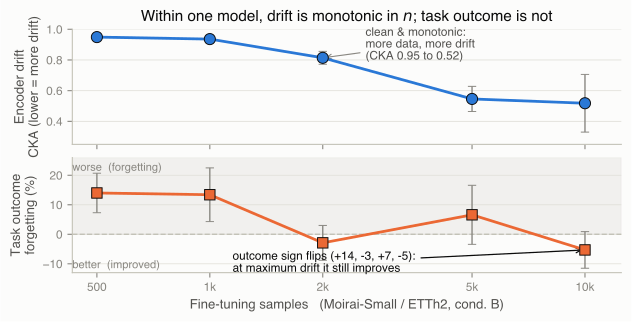

Write the Python code that produced this figure.
#!/usr/bin/env python3
"""
Fig. 2 (workshop version): the drift-utility dissociation, within a single model.

Two stacked panels sharing the x-axis (number of fine-tuning samples):
  (top)    encoder drift: CKA falls MONOTONICALLY, with tight error bars, as more
           data drives more drift.
  (bottom) task outcome: forgetting is NON-MONOTONIC (sign flips several times)
           and noisy.

A clean monotonic driver producing a sign-flipping, high-variance outcome is the
dissociation: drift magnitude does not determine whether fine-tuning helps or hurts.

DATA: exact values from the paper's Table tab:sample_sweep (ETTh2, h=96, condition B,
Moirai-Small). n=500-5,000 are 3-seed; n=10,000 is the 10-seed CUDA-deterministic
early-stopped run (mean best epoch 4.2). Means +/- 1 SD.

No dual axis (dataviz rule): two panels, one measure each.
"""
import numpy as np
from pathlib import Path
import matplotlib.pyplot as plt

# ---- ink / chrome (dataviz reference, light surface) ----
INK_PRIMARY   = "#0b0b0b"
INK_SECONDARY = "#52514e"
INK_MUTED     = "#898781"
GRID          = "#e1e0d9"
BASELINE      = "#c3c2b7"
SURFACE       = "#fcfcfb"
BLUE          = "#2a78d6"   # slot 1, drift
ORANGE        = "#eb6834"   # slot 6, outcome

# ---- paper Table tab:sample_sweep (ETTh2, h=96, cond B, Moirai-Small) ----
n       = np.array([500, 1000, 2000, 5000, 10000])
cka     = np.array([0.949, 0.936, 0.814, 0.546, 0.518])
cka_sd  = np.array([0.010, 0.025, 0.042, 0.082, 0.188])
forget  = np.array([14.0, 13.4, -2.9, 6.6, -5.3])   # % ; + worse, - better
fg_sd   = np.array([6.7,  9.1,  5.9, 10.0,  6.2])

plt.rcParams.update({
    "font.family": "sans-serif",
    "font.sans-serif": ["Helvetica", "Arial", "DejaVu Sans"],
    "svg.fonttype": "none",
})

fig, (axA, axB) = plt.subplots(2, 1, figsize=(6.2, 3.1), dpi=150, sharex=True,
                               constrained_layout=True,
                               gridspec_kw=dict(height_ratios=[1, 1]))
fig.patch.set_facecolor(SURFACE)
for ax in (axA, axB):
    ax.set_facecolor(SURFACE)
    ax.set_axisbelow(True)
    ax.grid(axis="y", color=GRID, lw=0.6)
    for s in ("top", "right"):
        ax.spines[s].set_visible(False)
    for s in ("left", "bottom"):
        ax.spines[s].set_color(BASELINE)
    ax.tick_params(colors=INK_MUTED, labelsize=8.5)

# ---------- Panel A: drift (CKA) ----------
axA.errorbar(n, cka, yerr=cka_sd, color=BLUE, lw=2.0, marker="o", ms=8,
             mec=INK_PRIMARY, mew=0.7, ecolor=INK_MUTED, elinewidth=1.0,
             capsize=3, zorder=3)
axA.set_ylabel("Encoder drift\nCKA (lower = more drift)", fontsize=9.5, color=INK_SECONDARY)
axA.set_ylim(0.25, 1.0)
axA.annotate("clean & monotonic:\nmore data, more drift\n(CKA 0.95 to 0.52)",
             (2000, 0.814), (2600, 0.90), fontsize=8.5, color=INK_SECONDARY,
             ha="left", va="center", linespacing=1.1,
             arrowprops=dict(arrowstyle="->", color=INK_MUTED, lw=0.8))
axA.set_title("Within one model, drift is monotonic in $n$; task outcome is not",
              fontsize=11, color=INK_PRIMARY, fontweight="bold", pad=6)

# ---------- Panel B: outcome (forgetting) ----------
axB.axhspan(0, 26, color=GRID, alpha=0.40, zorder=0)          # "worse" half-plane
axB.axhline(0, color=BASELINE, lw=1.0, ls="--", zorder=1)
axB.errorbar(n, forget, yerr=fg_sd, color=ORANGE, lw=2.0, marker="s", ms=7.5,
             mec=INK_PRIMARY, mew=0.7, ecolor=INK_MUTED, elinewidth=1.0,
             capsize=3, zorder=3)
axB.set_ylabel("Task outcome\nforgetting (%)", fontsize=9.5, color=INK_SECONDARY)
axB.set_ylim(-13, 26)
axB.set_xlabel("Fine-tuning samples   (Moirai-Small / ETTh2, cond. B)",
               fontsize=9.5, color=INK_SECONDARY)

axB.text(430, 22.5, "worse  (forgetting)", fontsize=8, color=INK_MUTED, va="center", ha="left")
axB.text(430, -10.5, "better  (improved)", fontsize=8, color=INK_MUTED, va="center", ha="left")
# Two lines, not three: at three the block overflows the axes and touches the x tick labels.
# The dropped line ("not determined by the drift curve") is already made in the caption.
axB.annotate("outcome sign flips (+14, -3, +7, -5):\nat maximum drift it still improves",
             (10000, -5.3), (1150, -9.6), fontsize=8.5, color=INK_PRIMARY,
             ha="left", va="center", fontweight="bold", linespacing=1.1,
             arrowprops=dict(arrowstyle="->", color=INK_PRIMARY, lw=0.9))

# shared log x with real n ticks
axB.set_xscale("log")
axB.set_xlim(430, 12500)
axB.set_xticks(n)
axB.set_xticklabels([f"{v//1000}k" if v >= 1000 else str(v) for v in n])
axB.minorticks_off()

out = str(Path(__file__).resolve().parent / "fig2_dissociation_sweep.png")  # beside this script, not an absolute home path
fig.savefig(out, dpi=200, bbox_inches="tight", facecolor=SURFACE)
fig.savefig(out.replace(".png", ".pdf"), bbox_inches="tight", facecolor=SURFACE)
print("saved:", out)
